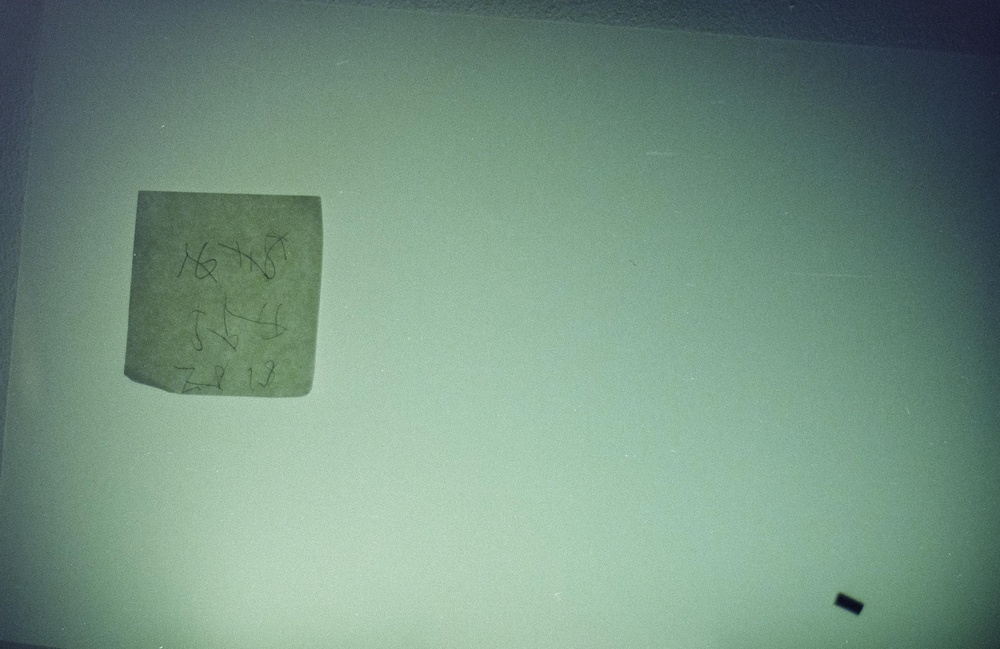
#> input picture IMG_0209 - 副本.jpg, 1000 x 649 px, shrunk from 2539 x 1647 before the run, found by its file name
$ python -i run.py   (imports and definitions only)
#> lines starting #> are read from the running program, lines starting #| are printed output that depends on the picture; after the words box and inside, x2 and y2 are one past the last pixel; in counts of white or black regions, pixels touching at a corner belong together
# -*- coding: UTF-8 -*-
# 通过最小和最大的r/g/b分量计算y=kx+b公式然后替换

from PIL import Image, ImageCms
import numpy as np
import io
import os

srgb = ImageCms.createProfile('sRGB')


# https://stackoverflow.com/questions/31865743/pil-pillow-decode-icc-profile-information
def convert_to_srgb(icc_profile, img):
    f = io.BytesIO(icc_profile)
    icc = ImageCms.ImageCmsProfile(f)
    img = ImageCms.profileToProfile(img, icc, srgb)
    return img


def single_np(arr, target):
    arr = np.array(arr)
    mask = (arr == target)
    arr_new = arr[mask]
    return arr_new.size


def reverse(p):
    ap = np.array(p)

    x1 = np.min(ap)
    x2 = np.max(ap)

    while True:
        if single_np(ap, x1) <= 100 :
            x1 = x1 + 2
        else:
            print('x1 =', x1)
            break
    while True:
        if single_np(ap, x2) <= 100:
            x2 = x2 - 1
        else:
            print('x2 =', x2)
            break

    y1 = 255
    y2 = 0

    f_k = (y2 - y1) / (x2 - x1)
    f_b = y1 - f_k * x1

    tmp = ap * f_k + f_b

    return tmp


def process(file_name):
#> called with file_name = 'IMG_0209 - 副本.jpg'
    src = Image.open('in/' + file_name)
#> src is the input picture: PIL image 1000x649 RGB; mean R, G, B 117.2, 147, 130.3
    icc_profile = src.info.get('icc_profile', '')
#> icc_profile = ''

    r, g, b = src.split()
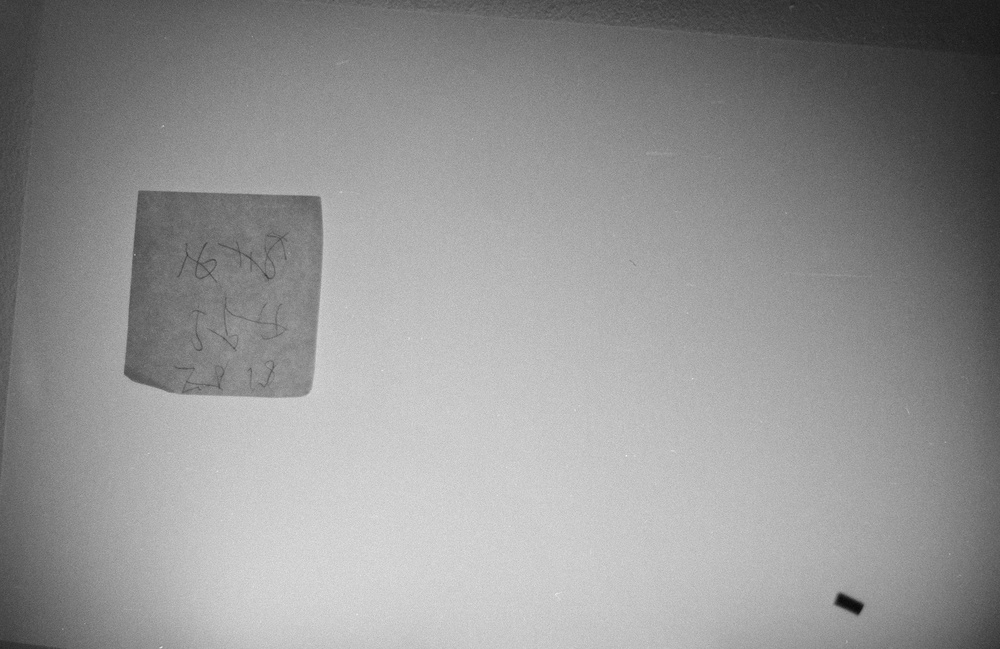
#> g: PIL image 1000x649 L; min 5, max 245, mean 147
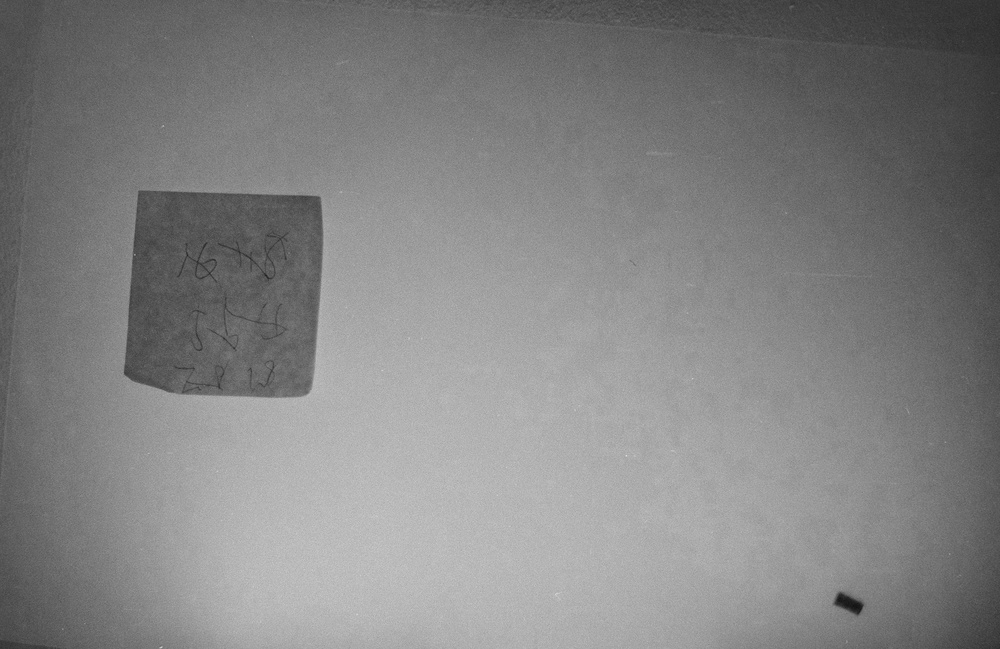
#> b: PIL image 1000x649 L; min 16, max 224, mean 130.3
    tmp_r = reverse(r)
#> in reverse, `x1 = np.min(ap)`: x1 = 1
#> in reverse, `x2 = np.max(ap)`: x2 = 212
#> the loop in reverse, `while True:` made 13 passes
#> (arr_new in single_np, x1) on passes 1, 2, 3, 4, 5, 7, 11: ([1, 1], 3), ([3], 5), ([5, 5], 7), ([7, 7, 7, 7, 7, 7], 9), ([9, 9, 9, 9, 9, 9, 9, 9], 11), ([13, 13, 13, 13, 13, 13, 13, 13, 13, 13, 13, 13, 13, 13, 13], 15), ([21, 21, 21, 21, 21, 21, 21, 21, 21, 21, 21, 21, 21, 21], 23)
#> x1 on passes 6, 8, 9, 10, 12: 13, 17, 19, 21, 25
#| x1 = 25
#> pass 1, in single_np, `mask = (arr == target)`:
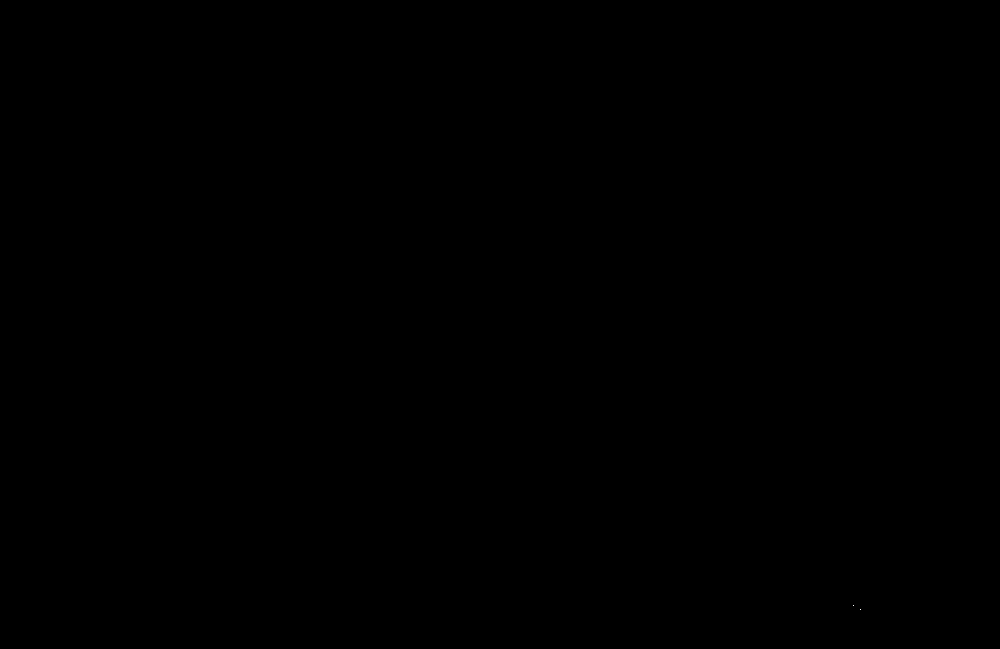
#> mask: shape (649, 1000) bool; 0% white in thin lines or dots, all inside (x1, y1, x2, y2) = (853, 605, 861, 610)
#> after the loop in reverse, `while True:`: x1 = 25
#> the loop in reverse, `while True:` made 22 passes
#> (arr_new in single_np, x2) on passes 1, 6, 7, 10, 11, 13, 14, 15, 16, 17, 18: ([212], 211), ([207], 206), ([206], 205), ([203], 202), ([202, 202], 201), ([200], 199), ([199], 198), ([198, 198, 198, 198], 197), ([197, 197], 196), ([196, 196, 196, 196], 195), ([195, 195, 195, 195, 195, 195, 195, 195, 195, 195, 195], 194)
#> x2 on passes 2, 3, 4, 5, 8, 9: 210, 209, 208, 207, 204, 203
#| x2 = 191
#> after the loop in reverse, `while True:`: x2 = 191
#> in reverse, `f_k = (y2 - y1) / (x2 - x1)`: f_k = -1.54
#> in reverse, `f_b = y1 - f_k * x1`: f_b = 293.4
#> in reverse, `tmp = ap * f_k + f_b`:
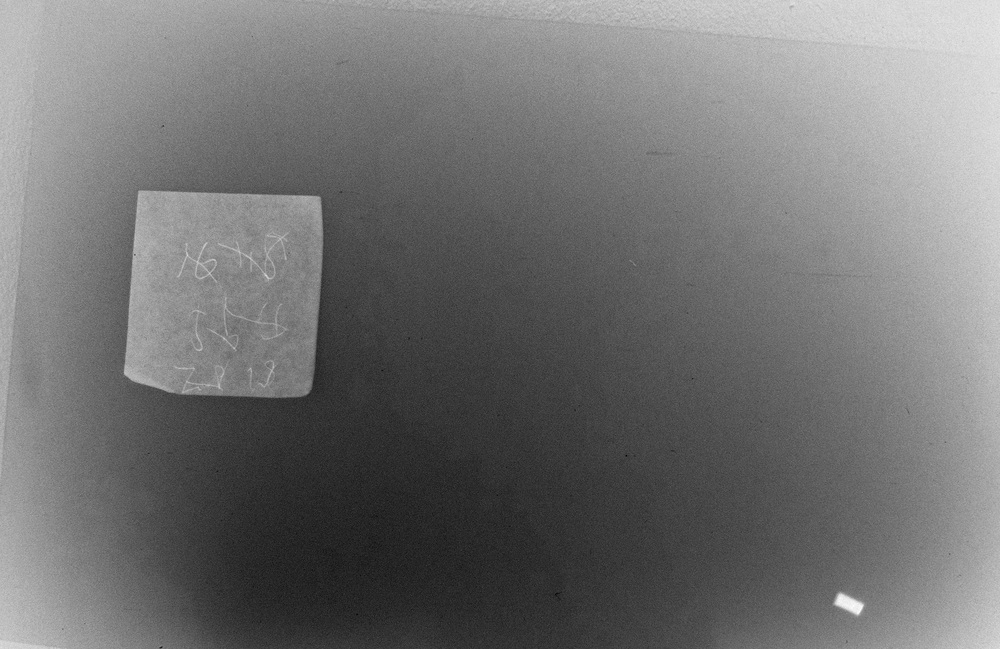
#> tmp: shape (649, 1000) float64; min -32.26, max 291.9, mean 113.4; drawn with min black and max white
    tmp_g = reverse(g)
#> in reverse (call 2), `x1 = np.min(ap)`: x1 = 5
#> in reverse (call 2), `x2 = np.max(ap)`: x2 = 245
#> the loop in reverse (call 2), `while True:` made 13 passes
#> (arr_new in single_np, x1) on passes 1, 2, 3, 4, 5, 7, 8, 9: ([5, 5], 7), ([7], 9), ([9, 9, 9], 11), ([11, 11, 11, 11, 11, 11, 11, 11, 11, 11, 11], 13), ([13, 13, 13, 13, 13, 13, 13, 13, 13, 13, 13, 13, 13, 13, 13], 15), ([17, 17, 17, 17, 17, 17, 17, 17, 17], 19), ([19, 19, 19, 19, 19, 19, 19, 19, 19], 21), ([21, 21, 21, 21, 21, 21], 23)
#> x1 on passes 6, 10, 11, 12: 17, 25, 27, 29
#| x1 = 29
#> after the loop in reverse (call 2), `while True:`: x1 = 29
#> the loop in reverse (call 2), `while True:` made 27 passes
#> (arr_new in single_np, x2) on passes 1, 11, 12, 15, 16, 17, 18, 19, 20, 21, 22, 23: ([245], 244), ([235], 234), ([234], 233), ([231, 231], 230), ([230], 229), ([229], 228), ([228, 228], 227), ([227, 227, 227, 227], 226), ([226, 226, 226, 226], 225), ([225], 224), ([224, 224], 223), ([223, 223, 223, 223, 223], 222)
#> x2 on passes 2 to 7: 243, 242, 241, 240, 239, 238
#| x2 = 219
#> after the loop in reverse (call 2), `while True:`: x2 = 219
#> in reverse (call 2), `f_k = (y2 - y1) / (x2 - x1)`: f_k = -1.34
#> in reverse (call 2), `f_b = y1 - f_k * x1`: f_b = 293.9
#> in reverse (call 2), `tmp = ap * f_k + f_b`:
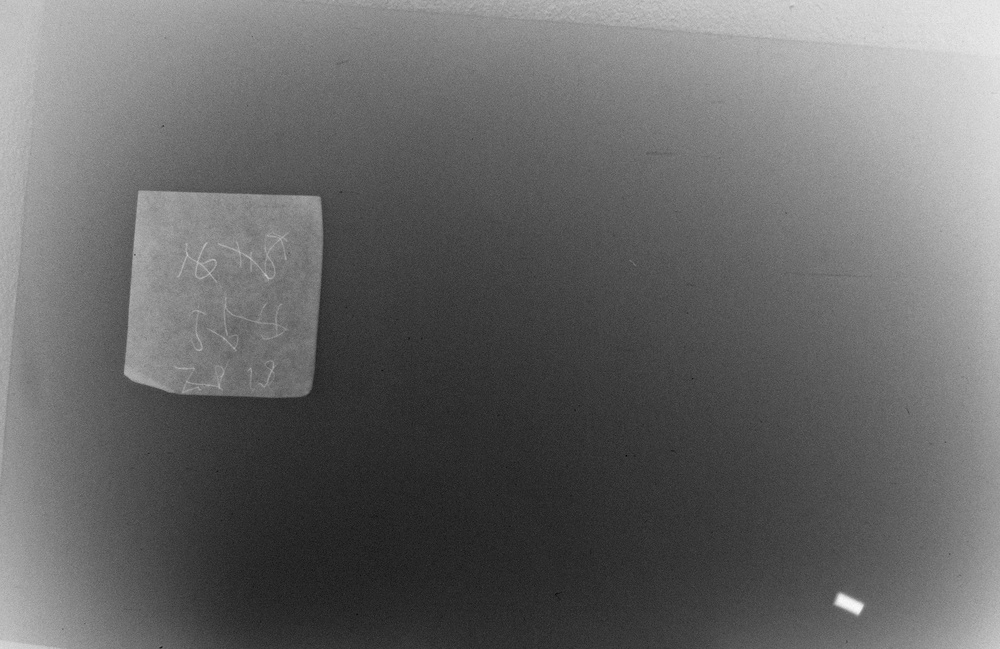
#> tmp: shape (649, 1000) float64; min -34.89, max 287.2, mean 96.7; drawn with min black and max white
    tmp_b = reverse(b)

    r = Image.fromarray(tmp_r).convert('L')
    g = Image.fromarray(tmp_g).convert('L')
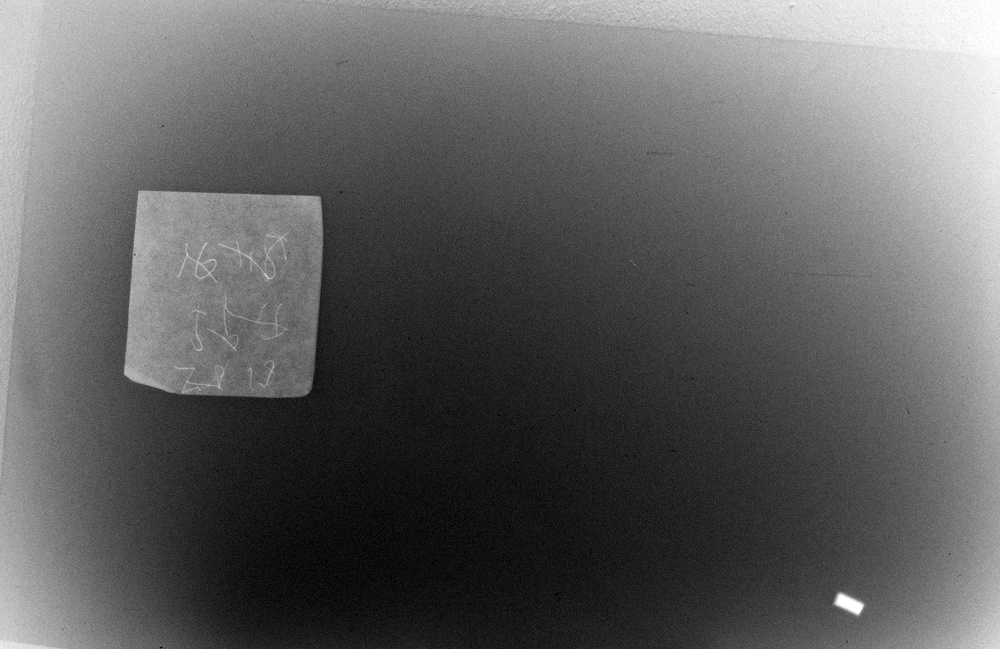
#> g: PIL image 1000x649 L; min 0, max 255, mean 96.2
    b = Image.fromarray(tmp_b).convert('L')

    img = Image.merge('RGB', (r, g, b))
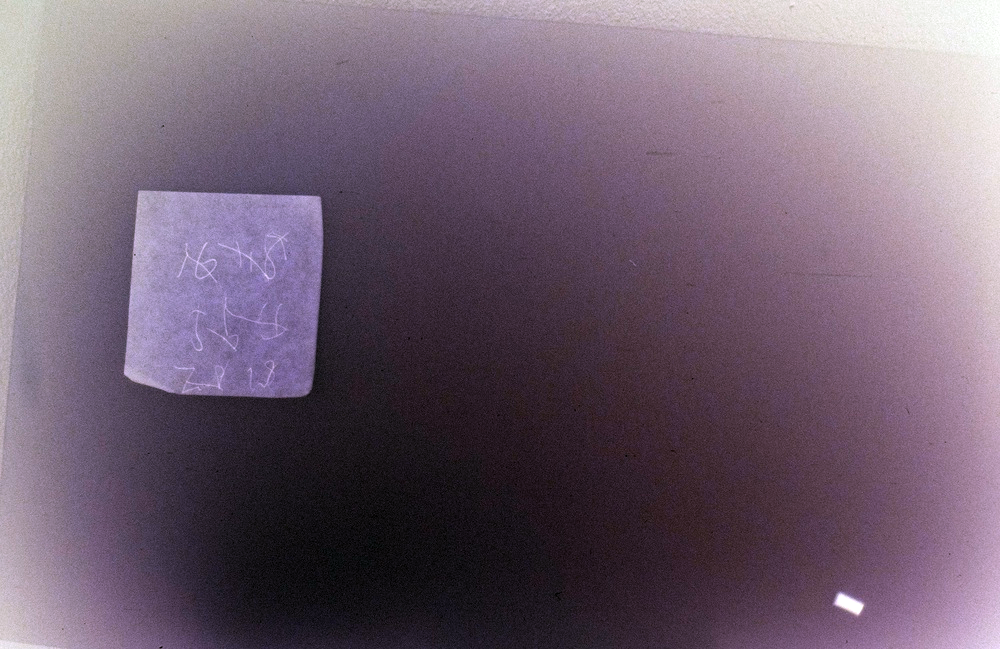
#> img: PIL image 1000x649 RGB; mean R, G, B 112.9, 96.2, 112.6

    if icc_profile:
        print('色彩空间转换...')
        img = convert_to_srgb(icc_profile, img)
    img.save('out/' + file_name[:-4] + '.jpg',
             format = "JPEG",
             quality = 100,
             icc_profile=img.info.get('icc_profile', ''),
             dpi=(300,300))


# [12 lines not run here, left out]

>>> result = process('IMG_0209 - 副本.jpg')
